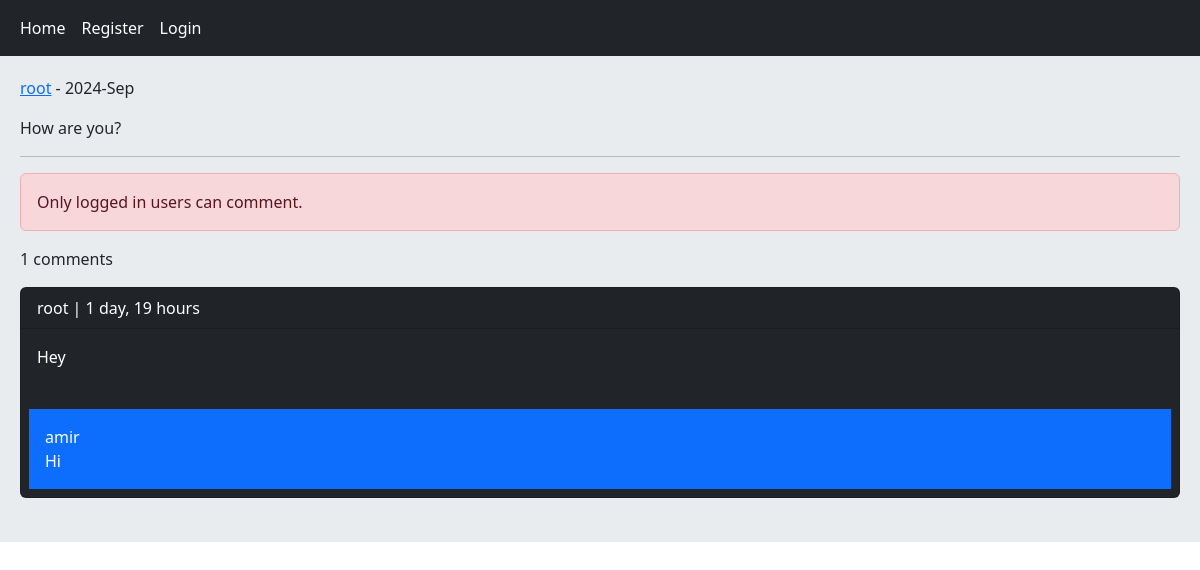
The page /post/1/how-are-you/ on the database its author committed.
### home/models.py (models this page shows, shortened)
class Post(models.Model):
    user = models.ForeignKey(User, on_delete=models.CASCADE, related_name='posts')
    body = models.TextField()
    slug = models.SlugField()
    created = models.DateTimeField(auto_now_add=True)
    update = models.DateTimeField(auto_now=True)
    class Meta:
        ordering = ('-created',)

class Comment(models.Model):
    user = models.ForeignKey(User, on_delete=models.CASCADE, related_name='ucomments')
    post = models.ForeignKey(Post, on_delete=models.CASCADE, related_name='pcomments')
    reply = models.ForeignKey('self', on_delete=models.CASCADE, related_name='rcomments', blank=True, null=True)
    is_reply = models.BooleanField(default=False)
    body = models.TextField(max_length=400)
    created = models.DateTimeField(auto_now_add=True)

### home/views.py (the view, shortened to what this page needs)
# urls.py: path('post/<int:post_id>/<slug:post_slug>/', views.PostDatailView.as_view(), name='post_detail'),
class PostDatailView(View):
    form_class = CommentCreateForm
    form_class_reply = CommentReplyForm
    def setup(self, request, *args, **kwargs):
        self.post_instance = get_object_or_404(Post, pk=kwargs['post_id'], slug=kwargs['post_slug'])
        return super().setup(request, *args, **kwargs)
    def get(self, request, *args, **kwargs):
        comments = self.post_instance.pcomments.filter(is_reply=False)
        can_like = False
        if request.user.is_authenticated and self.post_instance.user_can_like(request.user):
            can_like = True
        return render(request, 'home/detail.html', {'post':self.post_instance, 'comments':comments, 'form':self.form_class, 'reply_form':self.form_class_reply, 'can_like':can_like})

### home/templates/home/detail.html (shortened to what this page needs)
{% extends 'base.html' %}
{% block content %}
    <p><a href="{% url 'account:user_profile' post.user.id %}">{{ post.user.username }}</a> - {{ post.created|date:"Y-M" }}</p>
    <p>{{ post.body }}</p><hr/>
    {% if request.user.is_authenticated %}
        <form action="" method="post">
            {% csrf_token %}
            {{ form.as_p }}
            <input type="submit" value="Send">
        </form><br/>
        {% else %}
            <p class="alert alert-danger">Only logged in users can comment.</p>
    {% endif %}
    <p>{{ comments.count }} comments</p>
    {% for comment in comments %}
        <div class="card bg-dark text-white">
            <p class="card-header">{{ comment.user }} | {{ comment.created|timesince }}</p>
            <p class="card-body">{{ comment.body }}</p>
            {% with replies=comment.rcomments.all %}
                {% for reply in replies %}
                    <p class="bg-primary p-3 m-2">{{ reply.user }} <br/> {{ reply.body }}</p>
                {% endfor %}
            {% endwith %}
        </div><br/>
    {% empty %}
        <p>No comments yet</p>
    {% endfor %}
{% endblock %}

### rows shown on the page
Post: user.username "root", created "2024-Sep", body "How are you?"
Comment: user "root", created "1 day, 19 hours", body "Hey"
Comment: user "amir", body "Hi"

### other values the page prints
{{ comments.count }} "1"
